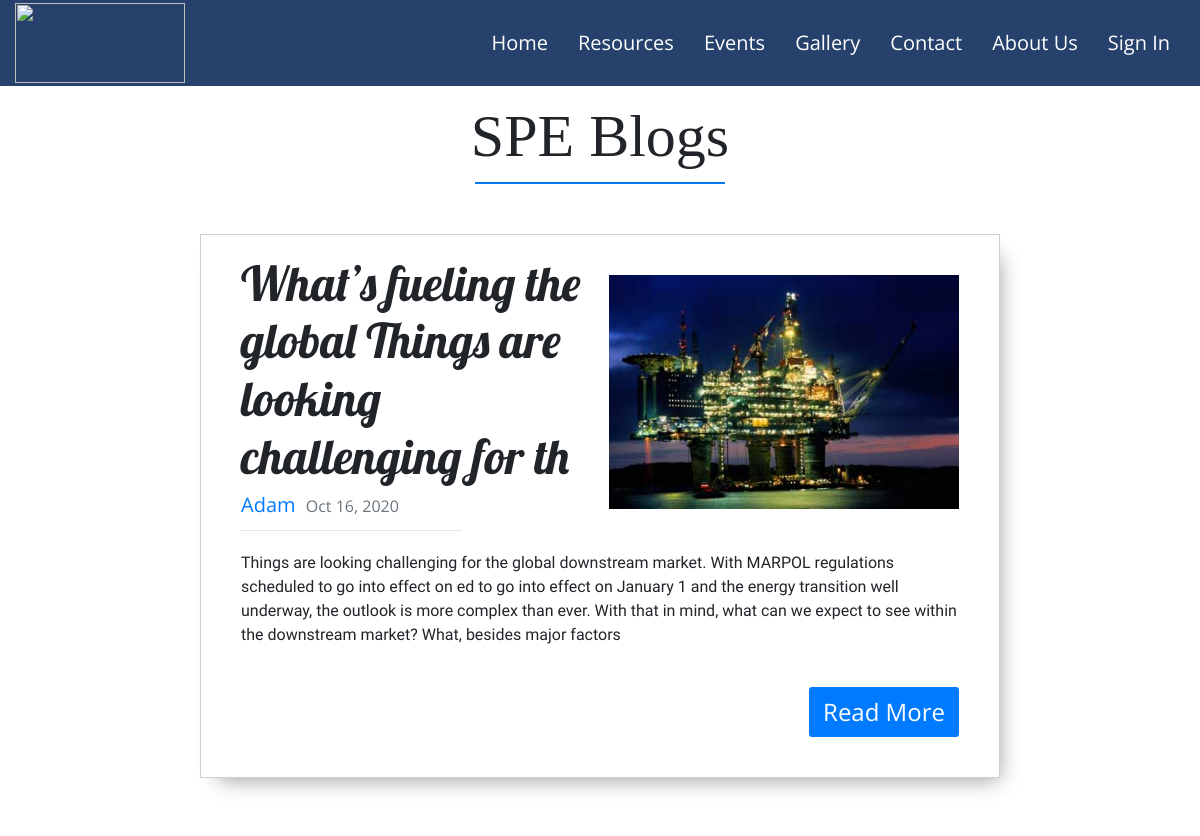
Before: /Blogs/ (upper part) with the older database file.
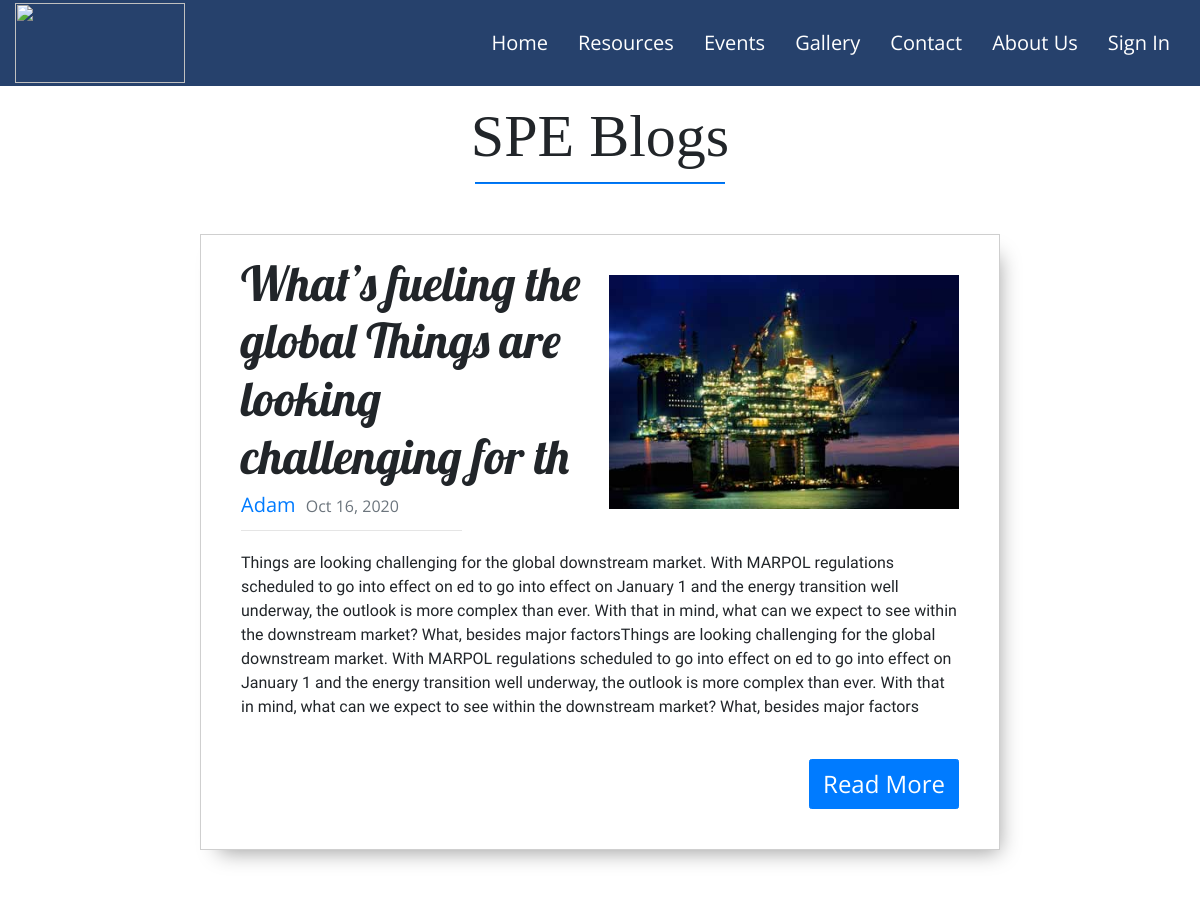
After: the same page with the newer database file.
### blog/models.py (models this page shows, shortened)
class Post(models.Model):
    title = models.CharField(max_length=100)
    author = models.ForeignKey(User, on_delete=models.CASCADE)
    image = models.ImageField(null=True, blank=True,upload_to='blog_images')
    date_posted = models.DateTimeField(default=timezone.now)
    overview = models.TextField()
    content = models.TextField()

### blog/views.py (the view)
# urls.py: path('', PostListView.as_view(), name='blog-home'),
class PostListView(ListView):
    model = Post
    template_name = 'blog/home.html'
    context_object_name = 'posts'
    order_by = ['-date_posted']
    paginate_by = 4
    def get_queryset(self):
        return Post.objects.order_by('-id')

### blog/templates/blog/home.html (shortened to what this page needs)
{% extends "pages/base.html" %}
{% load static %}
    {% block content-blog %}
        <link rel="stylesheet" type="text/css" href="{% static 'blog/blog-home.css' %}">
        <link rel="stylesheet" type="text/css" href="{% static 'blog/button-group.css' %}">
    {% endblock content-blog %}
    {% block content %}
        <div class="d-block mx-auto">
            <h1 class="d-flex justify-content-center" id="PageTitle">SPE Blogs</h1>
            <hr class="d-flex justify-content-center" id="UnderlineTitle">
            <div id="PostContainer">
                {% for post in posts %}
                    <div id="PostBody" class="media content-section col-md-8 mx-auto" style="padding: 20px;">
                        <div class="media-body">
                            <img id="PostImage" src="{{ post.image.url }}">
                            <h1 id="ArticleTitle">{{ post.title }}</h1>
                            <div id="ArticleMetaData">
                                <a class="mr-2" href="{% url 'user-posts' post.author.username %}">{{ post.author }}</a>
                                <small class="text-muted">{{ post.date_posted|date:"M j, Y"}}</small>
                                <hr id="Underline" align="left">
                            </div>
                            <p class="article-content">{{ post.overview }}</p>
                            <a href="{% url 'post-detail' post.id %}">
                                <button type="button" class="btn btn-primary">Read More</button>
                            </a>
                        </div>
                    </div>
                {% endfor %}
            </div>
    {% endblock content %}

Changed rows visible on the page:
changed Post "What’s fueling the global Things are looking challenging for th": overview "…market? What, besides major factors" → "…market? What, besides major factorsThings are looking challenging for the global downstream market. With MARPOL regulations scheduled to go into effect on ed to go into effect on January 1 and the energy transition well underway, the outlook is more complex than ever. With that in mind, what can we expect to see within the downstream market? What, besides major factors"
